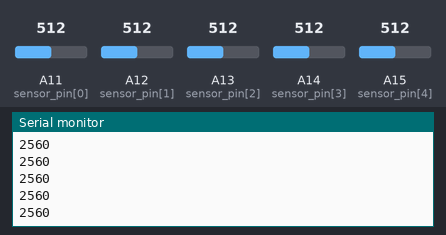
A sketch run on a simulated Arduino Mega 2560, built with avr-gcc and run on an emulated ATmega2560. Parts: the last lines printed to the serial monitor. The inputs (shaded band) are chosen by the test bench; at power-on: A11 (sensor_pin[0]) = 512, A12 (sensor_pin[1]) = 512, A13 (sensor_pin[2]) = 512, A14 (sensor_pin[3]) = 512, A15 (sensor_pin[4]) = 512.

Above: at 1.2 s.
1.3 s: A11 (sensor_pin[0]) set to 716
At 1.8 s:
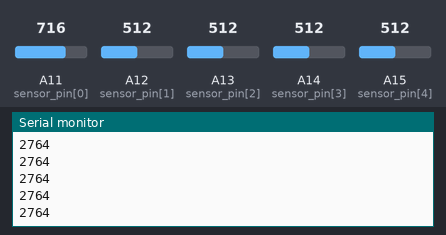
2.8 s: A12 (sensor_pin[1]) set to 716
At 3.3 s:
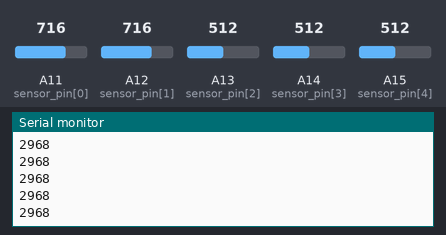
4.3 s: A13 (sensor_pin[2]) set to 716
At 4.8 s:
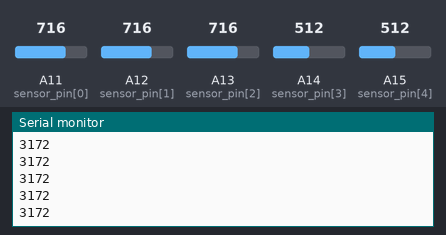
5.8 s: A14 (sensor_pin[3]) set to 716
At 6.3 s:
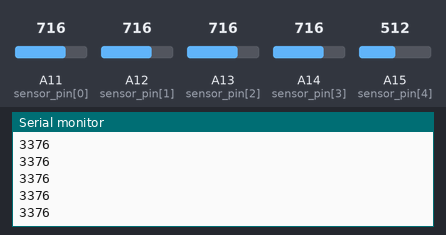
7.3 s: A15 (sensor_pin[4]) set to 716
At 8.0 s:
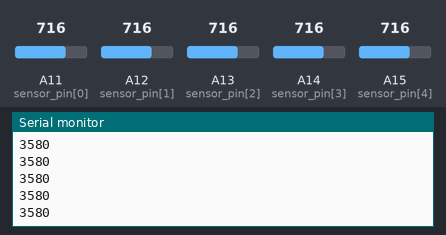
8.8 s: A11 (sensor_pin[0]) set to 992
At 9.3 s:
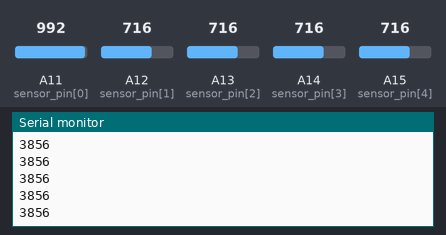
Timing chart, 0 to 11.3 s (numbered marks = the images above; inputs shaded):
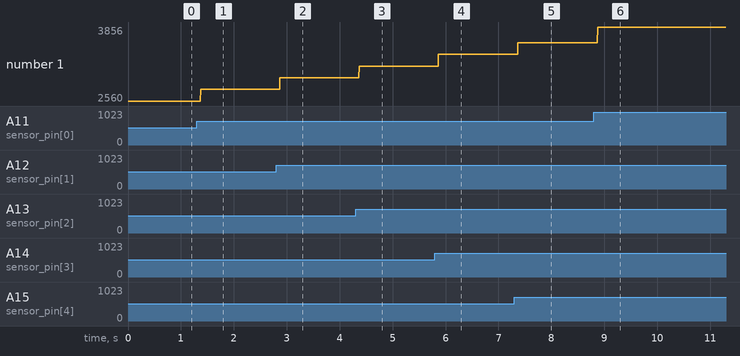

Measured:
- after the input at 1.3 s, the serial monitor: prints a new line after 0.07 s (image 1)
- after the input at 2.8 s, the serial monitor: prints a new line after 0.07 s (image 2)
- after the input at 4.3 s, the serial monitor: prints a new line after 0.07 s (image 3)
- after the input at 5.8 s, the serial monitor: prints a new line after 0.07 s (image 4)
- after the input at 7.3 s, the serial monitor: prints a new line after 0.07 s (image 5)
- after the input at 8.8 s, the serial monitor: prints a new line after 0.07 s (image 6)
- plotted number 1: 2560 → 2764 after the input at 1.3 s, 2764 → 2968 after the input at 2.8 s, 2968 → 3172 after the input at 4.3 s, 3172 → 3376 after the input at 5.8 s, 3376 → 3580 after the input at 7.3 s

The sketch:

IR_test.ino
```cpp
const int numSensors = 5;
static const uint8_t sensor_pin[] = {A11,A12,A13,A14,A15};
static const uint8_t trigger_pin[] = {51,49,47,45,43};

void setup() {
  Serial.begin(9600);
  for (int i = 0; i < numSensors; i++){
    pinMode(trigger_pin[i], OUTPUT);
    digitalWrite(trigger_pin[i], HIGH);
  }
}

void loop() {
  int sum = 0;
  for (int i = 0; i < numSensors; i++) {
    sum += IR_Read(i);
//    Serial.print(IR_Read(i));
//    if (i == (numSensors-1)) {
//      Serial.println();
//    } else {
//      Serial.print(',');
//    }
    delay(1);
  }
  Serial.println(sum);
}

int IR_Read(uint8_t sensorNumber){

//  digitalWrite(trigger_pin[sensorNumber], LOW);
//  int ambient = analogRead(sensor_pin[sensorNumber]);
//  digitalWrite(trigger_pin[sensorNumber], HIGH);
//  delayMicroseconds(40);
//  int measured = analogRead(sensor_pin[sensorNumber]);
//  digitalWrite(trigger_pin[sensorNumber], LOW);
//  delayMicroseconds(150);
//  return (abs(measured-ambient));
  int measured = analogRead(sensor_pin[sensorNumber]);
  return measured;
}
```
